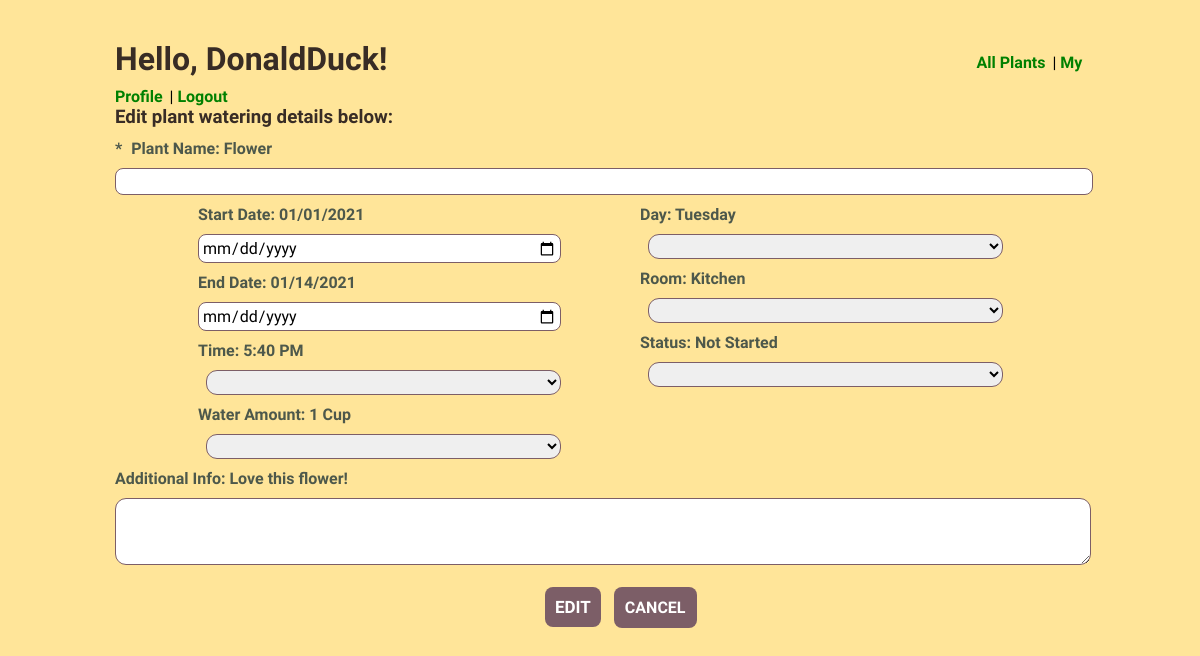
The app's page /plant/edit/5 (signed in) with its own data.
### water_plant_app/models.py (models this page shows)
class User(models.Model):
    first_name = models.CharField(max_length = 255)
    last_name = models.CharField(max_length = 255)
    email = models.CharField(max_length = 255)
    password = models.CharField(max_length = 255)
    created_at = models.DateTimeField(auto_now_add = True)
    updated_at = models.DateTimeField(auto_now = True)
    objects = UserManager()

class Plant(models.Model):
    plants = models.CharField(max_length = 255)
    day = models.CharField(max_length = 140)
    time = models.CharField(max_length = 140)
    quantity = models.CharField(max_length = 14)
    start_date = models.DateTimeField(null = True)
    end_date = models.DateTimeField(null = True)
    description = models.TextField()
    finished = models.CharField(max_length = 5, null = True)
    user_likes = models.ManyToManyField(User, related_name='liked_plant')  # ManyUsersLikeManyPlants and ManyPlantsAreLikedbyManyUsers
    favorites = models.ManyToManyField(User, related_name = 'user_favorite')
    owner = models.ForeignKey(User, related_name = 'plant_owner', on_delete = models.CASCADE)
    img = models.ImageField(upload_to = "img/", null = True, blank = True)
    room = models.CharField(max_length = 140, null = True)
    created_at = models.DateTimeField(auto_now_add = True)
    updated_at = models.DateTimeField(auto_now = True)
    objects = PlantManager()

### water_plant_app/views.py (the view)
# urls.py: path('plant/edit/<int:plants_id>', views.edit),
def edit(request, plants_id):
    if 'user_id' not in request.session:
        messages.error(request, "Need to register or login buddy!")
        return redirect('/')
    user = User.objects.get(id=request.session['user_id'])
    plant = Plant.objects.get(id = plants_id)
    context = {
        'user':user,
        'plant':plant,
    }
    return render(request, 'edit.html', context)

### water_plant_app/templates/edit.html (shortened to what this page needs)
<!DOCTYPE html>
<html lang="en">
<head>
    {% load static %}
    <link rel="stylesheet" href="{% static 'CSS/style.css' %}">
</head>
<body>
    <div id="add">
        <h1 class="title">Hello, {{user.first_name}}! </h1>  <span> <a class="link" href="/plants">All Plants</a> | <a class="link" href="/user/profile">My Profile</a> | <a class="link" href="/logout">Logout</a> </span>
        <h3>Edit plant watering details below:</h3>
        <form action="/plants/edit/form/{{plant.id}}" method="POST">
            <div id="schdule">
                <label for="name"><span>*</span>Plant Name: {{plant.plants}}</label>
                <input class="plant" type="text" name = "plant" >
                <div class="half">
                    <label class="block" for="start-date">Start Date: {{plant.start_date | date:"SHORT_DATE_FORMAT"}}</label>
                    <input class="date" class="date" type="date" name="date" value="{{plant.start_date}}">
                    <label class="block" for="end-date">End Date: {{plant.end_date | date:"SHORT_DATE_FORMAT"}}</label>
                    <input class="date" type="date" name="date">
                    <label class="block" for="time">Time: {{plant.time}}</label>
                    <select class="block" id="select" name="time">
                        <option value="select"></option>
                        <option value="Morning">Morning</option>
                    </select>
                    <label class="block" for="amount">Water Amount: {{plant.quantity}}</label>
                    <select class="block" id="select" name="water">
                        <option value="Select"></option>
                        <option value="1 cup">1 Cup</option>
                    </select>
                </div>
                <div class="half">
                    <label class="block" for="day">Day: {{plant.day}}</label>
                    <select class="block" id="select1" name="day">
                        <option value="Select"></option>
                        <option value="Monday">Monday</option>
                    </select>
                    <label class="block" for="room">Room: {{plant.room}}</label>
                    <select class="block" id="select1" name="room">
                        <option value=""></option>
                        <option value="Living Room">Living Room</option>
                    </select>
                    <label class="block" for="watered">Status: {{plant.finished}}</label>
                        <select name="watered" id="select1">
                            <option value=""></option>
                            <option value="Not Started">Not Started</option>
                        </select>
                    </form>
                </div>
                <label class="block" class="info" for="info">Additional Info: {{plant.description}}</label>
                <textarea class="block" class="info" name="desc"></textarea>
                <button class="add" type="submit">EDIT</button>
                <a href="/plants">CANCEL</a>
</body>
</html>

### water_plant_app/static/CSS/style.css (style rules this page uses)
* { padding:0; margin:0; font-family:'Open Sans Condensed', sans-serif; }
body { background:#FFE599; }
#all, #add { width:970px; height:auto; margin:0 auto; margin-top:40px; }
a { color:#382C25; }
.link { margin-right:3px; color:green; }
#add h3 { color:#382C25; margin-bottom: 11px; }
a { font-weight: bold; }
.title { display:inline-block; vertical-align: middle; margin-right:585px; margin-bottom:9px; color:#382C25; }
#select { width:100%; border-radius: 11px; padding:3px; }
#select1 { width:100%; border-radius: 11px; padding:3px; }
label { font-weight: bold; }
#schdule label span { margin-right:9px; }
#schdule label { color:#4D584B; }
#schdule { margin: 0 auto; }
form { margin: 0 auto; }
#schdule button { display:inline-block; margin:0 auto; margin-left:430px; margin-right:9px; padding:10px; margin-bottom: 10px; border:none; font-size: 17px; border-radius: 8px; }
#schdule a { display:inline-block; margin:0 auto; padding:11px; cursor: pointer; background:#7C5E67; color:white; border-radius: 8px; }
.plant { width:100%; padding:4px; }
a { text-decoration: none; font-weight: bold; }
#schdule input { padding:3px; border-radius: 8px; border:solid 1px #7C5E67; width:100%; }
.date { width:98%; }
.block { display:block; }
.half { display:inline-block; vertical-align: top; margin-left:83px; width:355px; }
.add { display:inline-block; }
select { margin-bottom:10px; margin-top:10px; padding:2px; border-radius: 8px; display:inline-block; margin-left:8px; margin-right:8px; border:solid 1px #7C5E67; }
input { margin-top:10px; margin-bottom:10px; font-size:16px; border-radius: 11px; }
textarea { margin-top:10px; margin-bottom:22px; padding:2px; width:100%; border:solid 1px #7C5E67; height:61px; font-size:16px; border-radius: 11px; }
button { background:#7C5E67; color:white; font-weight: bold; cursor: pointer; }

### records on screen
User: first_name "DonaldDuck"
Plant: plants "Flower", start_date "01/01/2021", end_date "01/14/2021", time "5:40 PM", quantity "1 Cup", day "Tuesday", room "Kitchen", finished "Not Started", description "Love this flower!"
